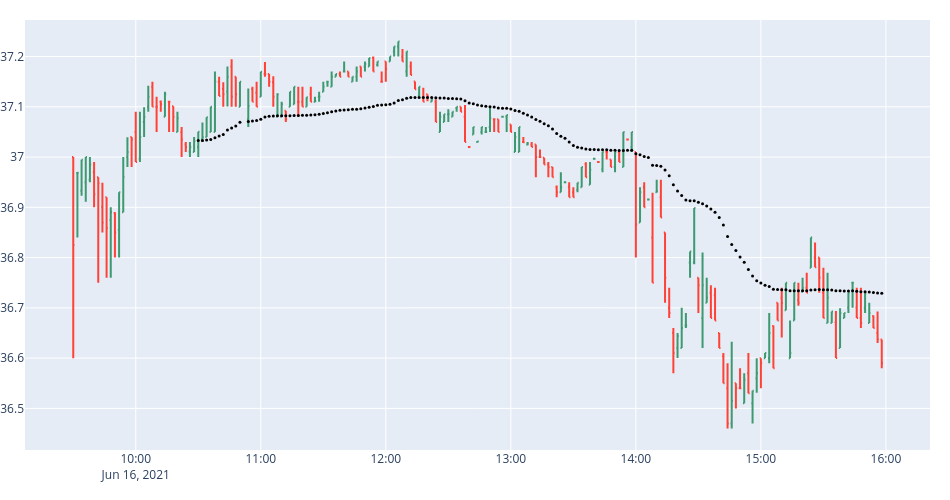

The notebook cell saved with this chart:
### Code cell
import plotly.graph_objects as go
import pandas as pd

md = yf.download("COPX", start="2021-06-16", end="2021-06-17", interval="2m")
md["sar_1"] = talib.SAR(md["High"], md["Low"], acceleration=0.02, maximum=0.2)
md["ht"] = talib.KAMA(md["Close"])


fig = go.Figure(
    data=go.Ohlc(x=md.index, open=md['Open'], high=md['High'], low=md['Low'], close=md['Close'])
)

fig.update_layout(
    width=950,
    height=500,
    autosize=False,
    margin=dict(t=20, b=50, l=0, r=20),
    showlegend=False,
#     shapes = [dict(x0='2021-02-09', x1='2021-02-19', y0=0, y1=1, xref='x', yref='paper', line_width=1)],
#     annotations=[dict(x='2021-02-09', y=0.05, xref='x', yref='paper', showarrow=False, xanchor='left', text='')]
)

# fig = px.line(df, facet_row="company", facet_row_spacing=0.01, height=200, width=200)
# fig.add_scatter(df["Close"])
fig.add_trace(go.Scatter(x=md.index, y=md["ht"], mode="markers", marker=dict(color="black", size=3),))

fig.update(layout_xaxis_rangeslider_visible=False)
fig.show(config={'displayModeBar': False, 'staticPlot': True})

### Figure 1 — Plotly figure (JSON) as saved in the notebook; plotly's stock layout.template omitted (floating-point values rounded to 4 significant figures; data arrays with more than 128 entries replaced by an {"elided": "..."} marker saying what was removed)
{"data": [{"close": {"elided": "194 float values"}, "high": {"elided": "194 float values"}, "low": {"elided": "194 float values"}, "open": {"elided": "194 float values"}, "type": "ohlc", "x": {"elided": "194 str values"}}, {"marker": {"color": "black", "size": 3}, "mode": "markers", "type": "scatter", "x": {"elided": "194 str values"}, "y": {"elided": "194 float values"}}], "layout": {"autosize": false, "height": 500, "margin": {"b": 50, "l": 0, "r": 20, "t": 20}, "showlegend": false, "width": 950, "xaxis": {"rangeslider": {"visible": false}}}}
